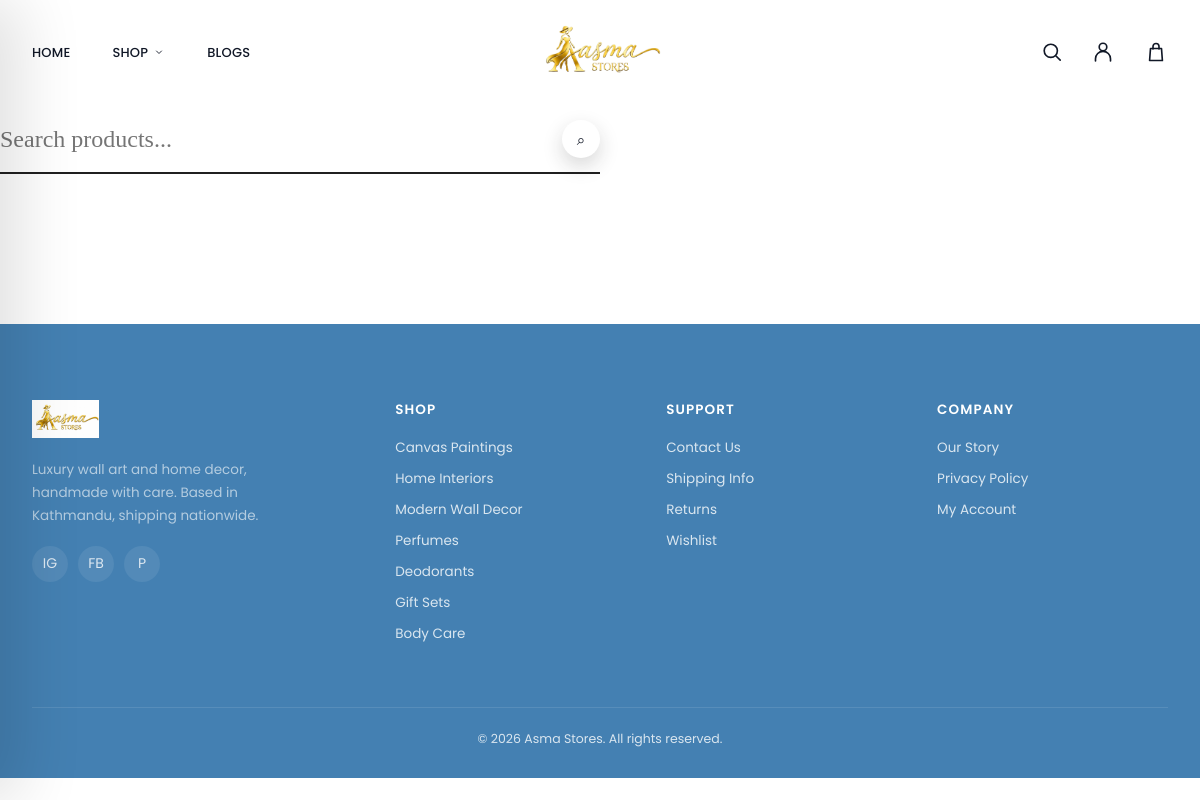
The app's page /search/ with its own data.
### store/models.py (models this page shows, shortened)
class Category(models.Model):
    name = models.CharField(max_length=120)
    slug = models.SlugField(unique=True, blank=True)
    description = models.TextField(blank=True)
    image = models.ImageField(upload_to='categories/', blank=True, null=True,
                               help_text="Uploaded photo — automatically compressed and resized on save.")
    hero_gradient = models.CharField(
        max_length=255, blank=True,
        help_text="CSS fallback background, used only if no image is uploaded."
    )
    is_active = models.BooleanField(default=True)
    sort_order = models.IntegerField(default=0)
    class Meta:
        ordering = ['sort_order', 'name']
        verbose_name_plural = 'Categories'
    def save(self, *args, **kwargs):
        if not self.slug:
            self.slug = slugify(self.name)
        if self.image and not getattr(self, '_image_compressed', False):
            import os
            compressed = compress_image(self.image, max_width=1200)
            filename = os.path.basename(self.image.name)
            self._image_compressed = True
            self.image.save(filename, compressed, save=False)
        super().save(*args, **kwargs)
    def get_absolute_url(self):
        return reverse('store:collection_by_category', args=[self.slug])
    @property
    def image_display_url(self):
        return self.image.url if self.image else None

### store/views.py (the view, shortened to what this page needs)
# urls.py: path('search/', views.search_view, name='search'),
def search_view(request):
    query = request.GET.get('q', '').strip()
    results = []
    if _is_ajax(request):
        html = render_to_string('store/includes/search_results.html', {'results': results, 'query': query}, request=request)
        return JsonResponse({'html': html, 'count': len(results)})
    return render(request, 'store/search.html', {'results': results, 'query': query})

### store/cart_utils.py (called while the page is built, shortened)
def get_cart_context(request):
    cart = request.session.get('cart', {})
    items = []
    subtotal = Decimal('0')
    cart_product_ids = []
    remaining = FREE_SHIPPING_THRESHOLD - subtotal
    progress_pct = min(100, int((subtotal / FREE_SHIPPING_THRESHOLD) * 100)) if FREE_SHIPPING_THRESHOLD else 100
    upsell = Product.objects.filter(is_active=True, stock__gt=0).exclude(id__in=cart_product_ids)[:4]
    return {
        'items': items,
        'subtotal': subtotal,
        'remaining_for_free_shipping': max(remaining, Decimal('0')),
        'free_shipping_progress_pct': progress_pct,
        'qualifies_free_shipping': subtotal >= FREE_SHIPPING_THRESHOLD,
        'upsell_products': upsell,
    }

### store/context_processors.py (called while the page is built)
def ensure_csrf(request):
    get_token(request)
    return {}

def cart_drawer_context(request):
    return get_cart_context(request)

def cart_summary(request):
    cart = request.session.get('cart', {})
    count = sum(cart.values()) if cart else 0
    return {'cart_count': count}

def wishlist_summary(request):
    wishlist = request.session.get('wishlist', [])
    return {'wishlist_count': len(wishlist), 'wishlist_ids': wishlist}

def nav_categories(request):
    categories = cache.get(NAV_CATEGORIES_CACHE_KEY)
    if categories is None:
        categories = list(Category.objects.filter(is_active=True))
        cache.set(NAV_CATEGORIES_CACHE_KEY, categories, timeout=600)
    return {'nav_categories': categories}

### store/views.py (called while the page is built)
def _is_ajax(request):
    return request.headers.get('x-requested-with') == 'XMLHttpRequest'

### store/templates/store/search.html (shortened to what this page needs)
{% extends "store/base.html" %}
{% block content %}
<div class="container search-page-wrap">
  <form method="get" class="search-page-form">
    <input type="text" name="q" value="{{ query }}" placeholder="Search products..." autofocus>
    <button type="submit" class="qa-btn" style="position:static;">⌕</button>
  </form>
</div>
{% endblock %}

### store/templates/store/includes/footer.html
{% load static %}
<footer>
  <div class="container">
    <div class="footer-grid">
      <div class="footer-logo">
       <img
        src="{% static 'store/images/logo.jpeg' %}" alt="Asma Stores" style="filter:brightness(0) invert(1)object-fit: contain;">
        <p style="font-size:13.5px; line-height:1.7; max-width:280px; color:rgba(255,255,255,.6);">Luxury wall art and home decor, handmade with care. Based in Kathmandu, shipping nationwide.</p>
        <div class="social-row">
          <a href="#" aria-label="Instagram">IG</a>
          <a href="#" aria-label="Facebook">FB</a>
          <a href="#" aria-label="Pinterest">P</a>
        </div>
      </div>
      <div>
        <h5>Shop</h5>
        <ul>{% for cat in nav_categories %}<li><a href="{{ cat.get_absolute_url }}">{{ cat.name }}</a></li>{% endfor %}</ul>
      </div>
      <div>
        <h5>Support</h5>
        <ul><li><a href="#">Contact Us</a></li><li><a href="#">Shipping Info</a></li><li><a href="#">Returns</a></li><li><a href="{% url 'store:wishlist' %}">Wishlist</a></li></ul>
      </div>
      <div>
        <h5>Company</h5>
        <ul><li><a href="#">Our Story</a></li><li><a href="#">Privacy Policy</a></li><li><a href="{% url 'store:account' %}">My Account</a></li></ul>
      </div>
    </div>
    <div class="footer-bottom">© 2026 Asma Stores. All rights reserved.</div>
  </div>
</footer>

### store/static/store/css/base.css (style rules this page uses)
:root { --brand-primary:#2563EB; --brand-primary-hover:#1D4ED8; --brand-primary-active:#1E40AF; --brand-primary-light:#DBEAFE; --brand-primary-lighter:#BFDBFE; --brand-primary-smooth:#60A5FA; --surface-page:#ffffff; --surface-card:#ffffff; --surface-soft:#f6f8fb; --surface-muted:#eef2f7; --text-primary:#111827; --text-secondary:#4b5563; --text-muted:#7b8492; --text-inverse:#ffffff; --border-default:#e3e8ef; --border-soft:#edf1f5; --border-strong:#cbd3dd; --status-sale:#d64045; --status-success:#27845a; --status-warning:#b7791f; --radius-sm:4px; --radius-md:8px; --radius-lg:12px; --shadow-card:0 8px 24px rgba(32, 32, 36, .08); --shadow-overlay:0 24px 70px rgba(32, 32, 36, .16); --ease-previous:cubic-bezier(.16, 1, .3, 1); --brand-primary-dark:#1E40AF; --ease:cubic-bezier(.22,1,.36,1); }
:root { --gold:#C9A227; --gold-light:#E5C76B; --grad-gold:linear-gradient(135deg, var(--gold), var(--gold-light)); --cream:#FCFAF5; --white:#FFFFFF; --dark:#202020; --light-gray:#F7F7F7; --text:#303030; --muted:#6B6B6B; --success:#2E7D32; --sale:#D72638; --border:#EAE5D8; }
* { box-sizing:border-box; margin:0; padding:0; }
html { scroll-behavior:smooth; }
body { font-family:'Poppins',sans-serif; color:var(--text-primary); background:var(--surface-page); -webkit-font-smoothing:antialiased; overflow-x:hidden; }
a { text-decoration:none; color:inherit; }
button, input, select, textarea { font-family:'Poppins',sans-serif; cursor:pointer; border:none; background:none; color:inherit; }
.container { max-width:1360px; margin:0 auto; padding:0 32px; }
footer { background:#4480B2; color:rgba(255,255,255,.8); padding:76px 0 30px; margin-top:20px; }
.footer-grid { display:grid; grid-template-columns:1.4fr 1fr 1fr 1fr; gap:40px; margin-bottom:52px; }
.footer-grid h5 { color:#fff; font-size:13.5px; letter-spacing:.08em; text-transform:uppercase; margin-bottom:18px; font-family:'Poppins'; font-weight:600; }
.footer-grid ul { list-style:none; }
.footer-grid li { margin-bottom:11px; font-size:13.5px; }
.footer-logo img { height:38px; margin-bottom:14px; }
.footer-bottom { border-top:1px solid rgba(255,255,255,.1); padding-top:22px; text-align:center; font-size:12.5px; }
.social-row { display:flex; gap:10px; margin-top:18px; }
.social-row a { width:36px; height:36px; border-radius:50%; background:rgba(255,255,255,.08); display:flex; align-items:center; justify-content:center; font-size:14px; transition:all .3s var(--ease); }

### store/static/store/css/product.css (style rules this page uses)
.qa-btn { width:38px; height:38px; border-radius:50%; background:#fff; box-shadow:0 8px 20px rgba(32,32,32,.18); display:flex; align-items:center; justify-content:center; font-size:15px; transition:all .3s var(--ease); }

### records on screen
Category: name "Canvas Paintings"
Category: name "Home Interiors"
Category: name "Modern Wall Decor"
Category: name "Perfumes"
Category: name "Deodorants"
Category: name "Gift Sets"
Category: name "Body Care"
